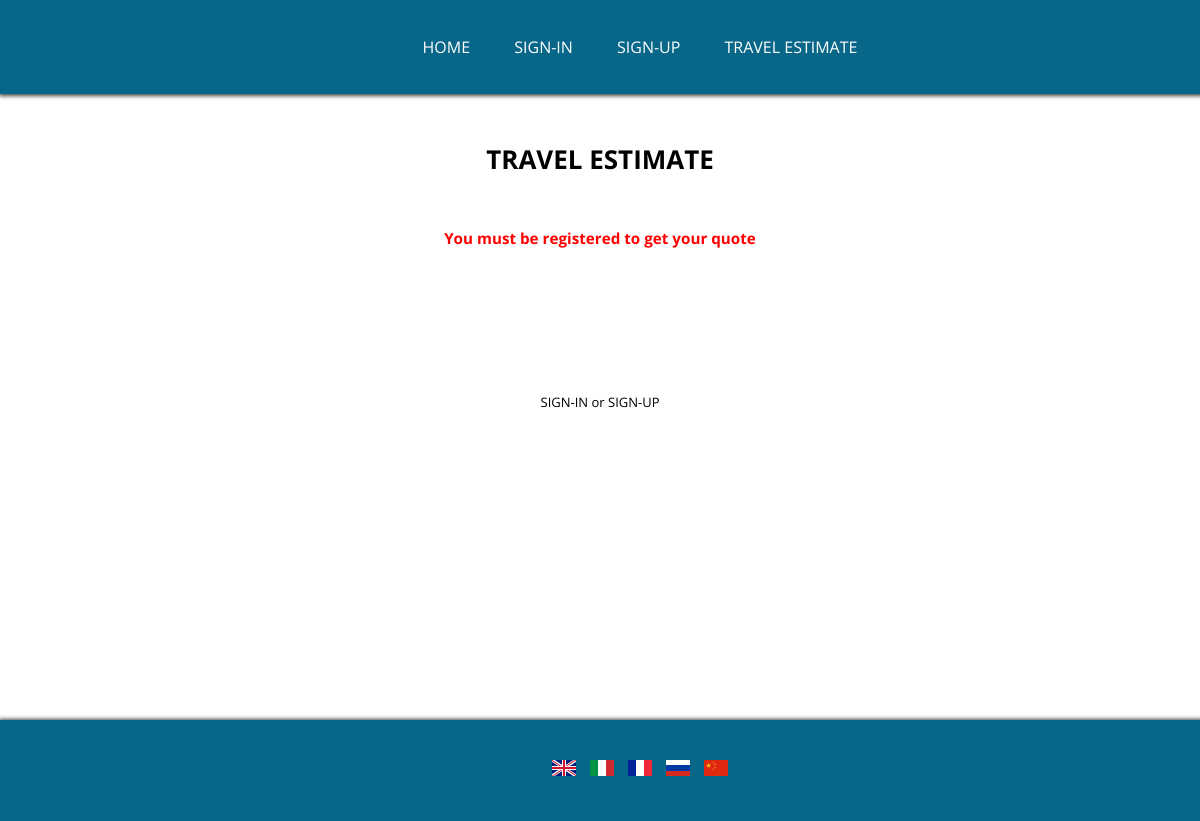
Screenshot of /travels.php?lang=en with the database file from the repository.
### tables this page shows
CREATE TABLE `translations` (
  `lang_key` varchar(20) NOT NULL,
  `descrizione` text NOT NULL,
  `lang` enum('it','en','ru','cn','fr') NOT NULL
);

### scripts/functions.php (called while the page is built, shortened)
<?php
  function get_string($str_key, $lang) {
    $conn = getConnection();
    $str_key = test_input($str_key);
    $lang = test_input($lang);
    $sql = "SELECT descrizione
            FROM translations
            WHERE lang_key LIKE '$str_key' AND
                  lang LIKE '$lang'";
    $result = mysqli_query($conn, $sql);
    if (mysqli_num_rows($result) > 0) {
      $row = mysqli_fetch_assoc($result);
      return $row['descrizione'];
    } else {
      mysqli_close($conn);
      return false;
    }
  }
  function test_input($str) {
    $data = htmlspecialchars($str, ENT_NOQUOTES, "UTF-8");
    return $data;
  }
  function getConnection() {
    $m_uname = "root";
    $m_passwd = "";
    $m_host = "127.0.0.1";
    $m_db = "viaggi_db";
    $conn = mysqli_connect($m_host, $m_uname, $m_passwd, $m_db);
    mysqli_set_charset($conn, "utf8");
    return $conn;
  }
 ?>

### travels.php (the view, shortened to what this page needs)
<html>
  <head>
    <link href="./css/style.css" rel="stylesheet" type="text/css">
  </head>
  <body class="openSans">
    <?php include './scripts/navbar.php'; ?>
    <div class="content">
      <div class="centered customStyle">
        <?php
          echo "<h1 style='text-align:center'>". get_string('travel', test_input($_GET['lang'])) ."</h1>";
          echo "<br>";
          if(!isset($_COOKIE['uid'])) {
            echo "<center>";
            echo "<h3 style='text-align: center' class='error'>".get_string("err_travel", test_input($_GET['lang']))."</h3>";
            echo "<br><br>";
            echo "<div style='display: inline-block' class='err_log_travel'><a href='login.php?lang='".$_GET['lang'].">".get_string("login", test_input($_GET['lang']))."</a>   or   <a href='register.php?lang='".$_GET['lang'].">".get_string("signup", test_input($_GET['lang']))."</a></div>";
            echo "</center>";
          }
        ?>
        <div id="travels_form">
      </div>
    </div>
    </div>
    <?php include './scripts/footer.php'; ?>
  </body>
</html>

### scripts/navbar.php (shortened to what this page needs)
<?php
  include 'functions.php';
?>
<nav>
  <center>
  <ul class="menu">
    <li><a href="index.php?lang=<?php echo test_input($_GET ['lang']); ?>"><?php echo get_string("home", test_input($_GET ['lang'])); ?></a></li>
    <li><a href="login.php?lang=<?php echo test_input($_GET ['lang']); ?>"><?php echo get_string("login", test_input($_GET ['lang'])); ?></a></li>
    <li><a href="register.php?lang=<?php echo test_input($_GET ['lang']); ?>"><?php echo get_string("signup", test_input($_GET ['lang'])); ?></a></li>
    <li><a href="travels.php?lang=<?php echo test_input($_GET ['lang']); ?>"><?php echo get_string("travel", test_input($_GET ['lang'])); ?></a></li>
  </ul>
  </center>
</nav>

### css/style.css (style rules this page uses)
html { font-family: 'Open Sans', sans-serif; }
body { margin: 0; }
.openSans { font: "Open Sans", sans-serif; }
.error { color: red; }
.err_log_travel a { text-decoration: none; color: #000; }
.customStyle { margin:10px auto; max-width: 400px; padding: 20px 12px 10px 20px; font: 13px "Open Sans", sans-serif; }
nav { width: 100%; background-color: #086788; margin: 0; padding: 20px; z-index: 9999; position: fixed; top: 0; -webkit-box-shadow: 0px 0px 4px 1.5px rgba(71,71,71,1); -moz-box-shadow: 0px 0px 4px 1.5px rgba(71,71,71,1); box-shadow: 0px 0px 4px 1.5px rgba(71,71,71,1); }
.menu li { margin-left: 20px; margin-right: 20px; }
.menu li, .lang_chooser li { display: inline; }
.menu a { text-decoration: none; color: #fff; }
.content div { height: calc(100% - 195px); padding-left: 15%; padding-right: 15%; display: flex; flex-direction: column; position: relative; top: 94px; z-index: 1; }
.centered div { width: 70%; align-self: center; z-index: 2; }

### rows the page displays
translations: descrizione "HOME"
translations: descrizione "SIGN-IN"
translations: descrizione "SIGN-UP"
translations: descrizione "TRAVEL ESTIMATE"
translations: descrizione "You must be registered to get your quote"
